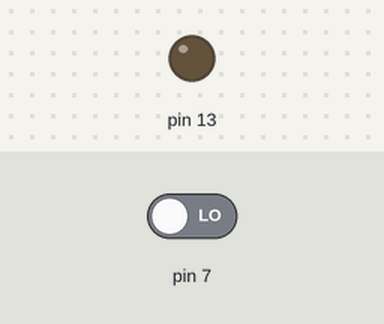
The sketch below on a simulated Arduino Uno, built with avr-gcc and run on an emulated ATmega328P. Parts: output pins drawn as LEDs (lit = HIGH). The test bench sets the inputs (shaded band); at power-on: pin 7 LOW.

Above: at 1.2 s.
1.3 s: pin 7 driven HIGH
At 1.6 s:
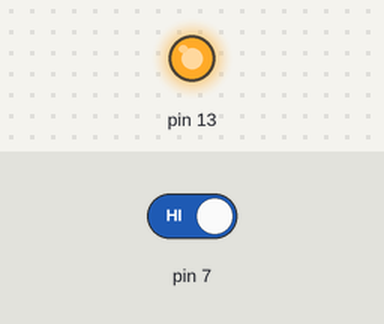
2.8 s: pin 7 driven LOW
At 4.0 s:
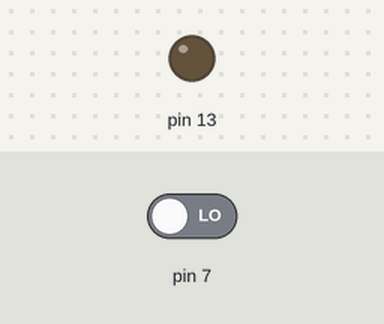
Timing chart, 0 to 5.8 s (numbered marks = the images above; inputs shaded):
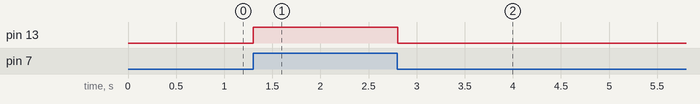

Measured:
- after the input at 1.3 s, pin 13: LOW → HIGH at once
- after the input at 2.8 s, pin 13: HIGH → LOW at once

The sketch:

P3.2.ino
```cpp
int buttonState = 0;

void setup()
{
  pinMode(7, INPUT);
  pinMode(13, OUTPUT);
}

void loop()
{
  // read the state of the pushbutton
  buttonState = digitalRead(7);

  // check if pushbutton is pressed.
  // if it is, the button state is HIGH
  if (buttonState == HIGH)
  {
    digitalWrite(13, HIGH);
    digitalWrite(12, LOW);
    digitalWrite(11, LOW);
  }
  else
  {
    digitalWrite(13, LOW);
    digitalWrite(12, HIGH);
    digitalWrite(11, HIGH);
  }

  delay(10);
}
```
